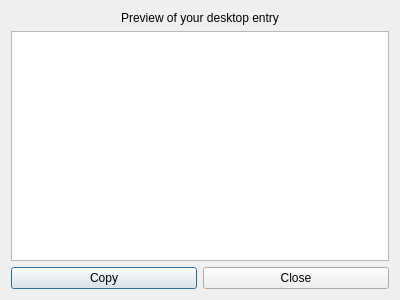
<?xml version="1.0" encoding="UTF-8"?>
<ui version="4.0">
 <class>PreviewDialog</class>
 <widget class="QDialog" name="PreviewDialog">
  <property name="geometry">
   <rect>
    <x>0</x>
    <y>0</y>
    <width>400</width>
    <height>300</height>
   </rect>
  </property>
  <property name="windowTitle">
   <string>Preview</string>
  </property>
  <layout class="QVBoxLayout" name="verticalLayout">
   <item>
    <widget class="QLabel" name="label">
     <property name="text">
      <string>Preview of your desktop entry</string>
     </property>
     <property name="alignment">
      <set>Qt::AlignCenter</set>
     </property>
    </widget>
   </item>
   <item>
    <widget class="QPlainTextEdit" name="preview_edit">
     <property name="lineWrapMode">
      <enum>QPlainTextEdit::NoWrap</enum>
     </property>
     <property name="readOnly">
      <bool>true</bool>
     </property>
     <property name="plainText">
      <string notr="true"/>
     </property>
    </widget>
   </item>
   <item>
    <layout class="QHBoxLayout" name="horizontalLayout">
     <item>
      <widget class="QPushButton" name="copy_button">
       <property name="text">
        <string>Copy</string>
       </property>
       <property name="icon">
        <iconset theme="edit-copy"/>
       </property>
      </widget>
     </item>
     <item>
      <widget class="QPushButton" name="close_button">
       <property name="text">
        <string>Close</string>
       </property>
      </widget>
     </item>
    </layout>
   </item>
  </layout>
 </widget>
 <resources/>
 <connections/>
</ui>
